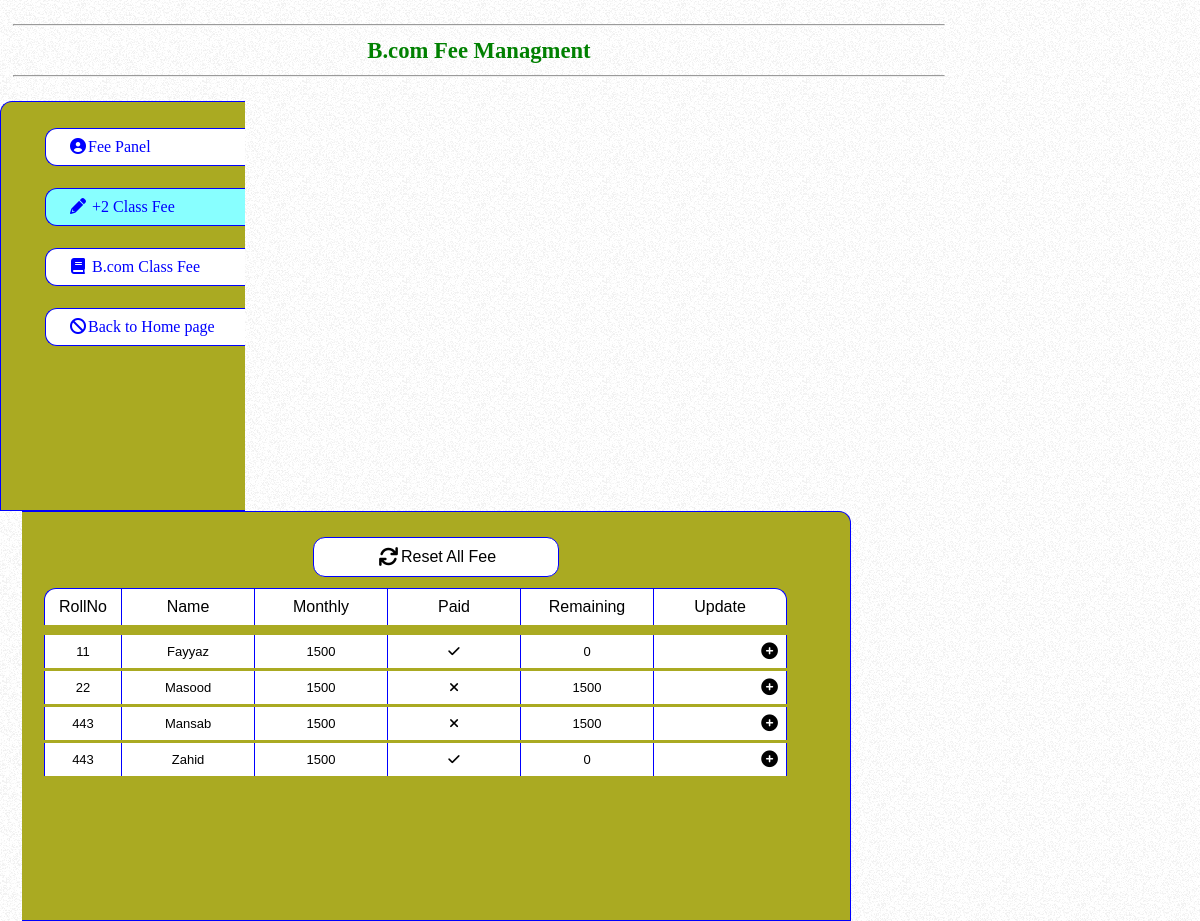
The page /fee/bcomfeeview.php (signed in) on the database its author committed.
### tables this page shows
CREATE TABLE `bcom` (
  `sid` int(11) NOT NULL,
  `roll_no` varchar(255) NOT NULL,
  `student_name` varchar(255) NOT NULL,
  `father_name` varchar(255) NOT NULL,
  `class` varchar(111) NOT NULL DEFAULT 'Bcom',
  `cnic` varchar(255) NOT NULL,
  `Birth_Date` date NOT NULL,
  `Email` varchar(222) NOT NULL,
  `Gender` varchar(222) NOT NULL,
  `Address` varchar(222) NOT NULL,
  `City` varchar(222) NOT NULL,
  `State` varchar(222) NOT NULL,
  `Matric_Course` varchar(255) NOT NULL,
  `Matric_Board` varchar(255) NOT NULL,
  `Matric_Percentage` varchar(255) NOT NULL,
  `Matric_PassingOfYear` varchar(222) NOT NULL,
  `inter_course` varchar(255) NOT NULL,
  `inter_board` varchar(255) NOT NULL,
  `inter_percentage` varchar(200) NOT NULL,
  `inter_year` varchar(255) NOT NULL,
  `image_name` varchar(444) NOT NULL,
  `image_path` varchar(255) NOT NULL,
  `Registration_Date` date NOT NULL,
  `paidfee` float NOT NULL,
  `monthlyfee` float NOT NULL DEFAULT 1500
);

### fee/bcomfeeview.php (the view, shortened to what this page needs)
 <!DOCTYPE html>
<html>
<head>
<link rel="stylesheet" type="text/css" href="https://cdnjs.cloudflare.com/ajax/libs/font-awesome/6.0.0/css/all.min.css">
<link rel="stylesheet"href="css/styles.css">
<link rel="stylesheet"href="css/styles1.css">
<header>
</head>
<body>
<div class="marginl" >
		<div class="maintext" id="Error"><hr>
			B.com Fee Managment <hr>
		</div>
		<div class="sidemenu fleft">
			<ul>
				<li ><a href="feepanel.php"><i class="fa fa-user-circle fa-fw"></i>Fee Panel</a>    </li>
				<li id ="selectedli"><a href="dcomfeeview.php"><i class="fa fa-pencil fa-fw "></i> +2 Class Fee</a>    </li>
				<li><a href="bcomfeeview.php"><i class="fa fa-book fa-fw"></i> B.com Class Fee</a>    </li>
				<li><a href="../index.php"><i class="fa fa-ban fa-fw"></i>Back to Home page</a>	</li>
			</ul>
		</div>
		<div class="admincontent fleft">
<center>
<div class="insert sans width200 marginauto sphover">
<form action="bcomfeeview.php" method="POST">
<button type="submit" class="insertbutton pointer bold" name="reset"><i class="fa fa-refresh fa-fw fa-lg"></i>Reset All Fee</button>
</form>
</div>
			<div class="studentlist">
							<div class="titlelist">
								<ul>
									<li>RollNo</li>
									<li>Name</li>
									<li>Monthly </li>
									<li>Paid</li>
									<li>Remaining</li>
									<li> Update</li>
								</ul>
							</div>
<?php
$dbname = "fk";
$username = "root";
$password = "";
$servername = "localhost";
$con = new mysqli($servername, $username, $password, $dbname);
$sql = "SELECT * FROM bcom";
$result = $con->query($sql);
if ($result->num_rows > 0) {
     while($row = $result->fetch_assoc()) {
   $remaining=$row["monthlyfee"]- $row["paidfee"] ;
     										$k=$row["paidfee"];
     										if($k==0){ $k="<i class='fa fa-remove'></i>";}
     										else     { $k="<i class='fa fa-check'></i>";}
         echo " <div class='detaillist'>
								<ul >
									<li>". $row["roll_no"] ."</li>
									<li>". $row["student_name"] ."</li>
									<li>". $row["monthlyfee"]  ."</li>
									<li>	$k   </li>
									<li>". $remaining  ."</li>
										<li>
										<form action='bcomfeeview.php' method='post'>
										<input type='number'  name='updated'  max='".$row['monthlyfee']."' min='1' required/>
										<input type='hidden' name='editing' value='$edit'>
										<button  type='submit' name='update' class='fright'><i class='fa fa-plus-circle fa-lg '></i></button>
										</form>
									</li>
								</ul>
					</div>
				";
     									}
							} else {
   										  echo "<p>0 results</p>";
									}
?>
			</div>
</center>
</body>
</html>

### css/styles.css (style rules this page uses)
body { margin-left: 0px; margin-right: 0px; padding-left: 0px; padding-right:0px; }

### css/styles1.css (style rules this page uses)
body { cursor: url(../images/fk.png),auto; margin:0; font-family: 'quattrocento_sansregular'; background:url(../images/bg-body.jpg); }
a { outline:none; }
a { text-decoration:none }
.marginl { margin-right:220px; }
.fleft { float:left; }
.fright { float:right; }
a { color:white; }
.sans { font-variant: small-caps;font-family: sans-serif; }
.maintext { color:green; font-weight:bold;font-size:17pt;text-align:center;padding:13px;margin: 0 22px 0 0; }
.marginauto { margin: auto; }

### fee/bcomfeeview.php (style rules this page uses)
.insert,.search input,.search button,.sidemenu ul li { background: white;padding: 9px 22px; border:1px solid blue; }
.maintext { color:green; font-weight:bold;font-size:17pt;text-align:center;padding:13px; }
.marginl a { color:blue; }
.sidemenu { border:1px solid blue; border-right: none;border-radius:12px 0 0 0px ;padding:4px;padding-right:0;background:#aa2;width:240px;height:400px; }
.sidemenu ul { list-style-type: none; }
.sidemenu ul li { border-right: none;border-radius:12px 0 0 12px ; margin: 22px 0; }
#selectedli { background:#8ff; }
.admincontent { margin-left: 22px; width:800px;min-height: 380px; background:#aa2;padding: 14px; border:1px solid blue; border-left:none;border-radius:0 12px 0 0px }
.insert { border-radius: 12px; }
.admincontent div { margin:11px 4px; }
.studentlist { clear: both; font-family: sans-serif; }
.titlelist ul { list-style-type: none; display: inline; border-radius: 12px 12px 0 0; }
.titlelist ul li { float:left; background: white;width:116px; padding: 9px 8px; border:1px solid blue;border-right: none;border-bottom:none; }
.titlelist ul li:first-child { width:60px;border-radius: 12px 0 0 0; }
.titlelist ul li:last-child { border-radius:0 12px 0 0 ;border-right:1px solid blue; }
.detaillist ul { list-style-type: none;display:inline; font-size:small; }
.detaillist ul li { float: left;background: white;width:116px;max-width: 150px ;padding: 9px 8px;border-left:1px solid blue; margin-bottom: 3px; }
.detaillist ul li:first-child { width:60px;clear: both; }
.detaillist ul li:last-child { border-right: 1px solid blue; padding:0 8px;margin: 0 }
.detaillist ul li input { width: 70px; padding: 9px 8px;border:none; }
.detaillist ul li button { padding:0;margin: 8px 0;border:none;background: white; cursor: url(../images/pointer.png) ,auto; }
.width200 { width: 200px; }
.pointer { cursor: pointer; }
.insertbutton { border: none;background: white }
.bold { font-size: 12pt; }

### rows shown on the page
bcom: roll_no "11", student_name "Fayyaz", monthlyfee "1500", remaining "0"
bcom: roll_no "22", student_name "Masood", monthlyfee "1500", paidfee 0 (drawn)
bcom: roll_no "443", student_name "Mansab", monthlyfee "1500", paidfee 0 (drawn)
bcom: roll_no "443", student_name "Zahid", monthlyfee "1500", remaining "0"
